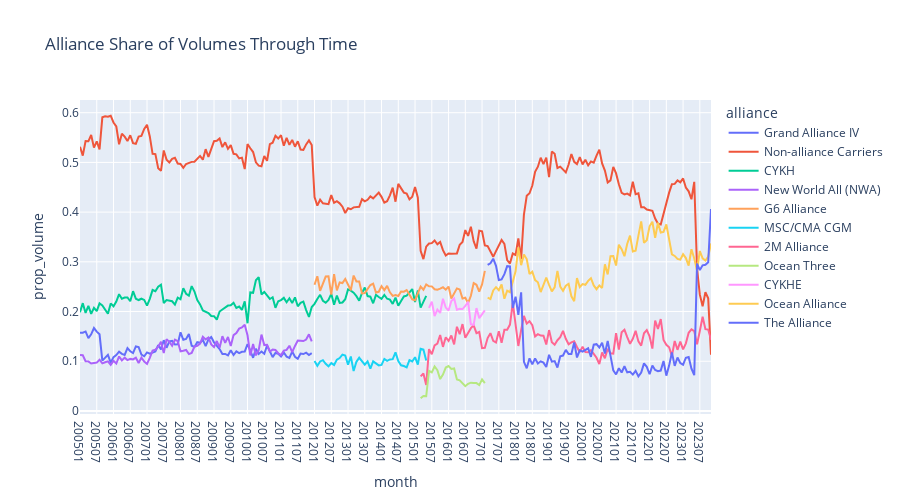

Write notebook code for a chart like this one.
### Code cell
px.line(
    df.with_columns((pl.col('teus')/pl.col('teus').sum().over('month')).alias('prop_volume')), 
    x='month', y='prop_volume',
    color='alliance',
    title='Alliance Share of Volumes Through Time',
    width=900,
    height=500)
